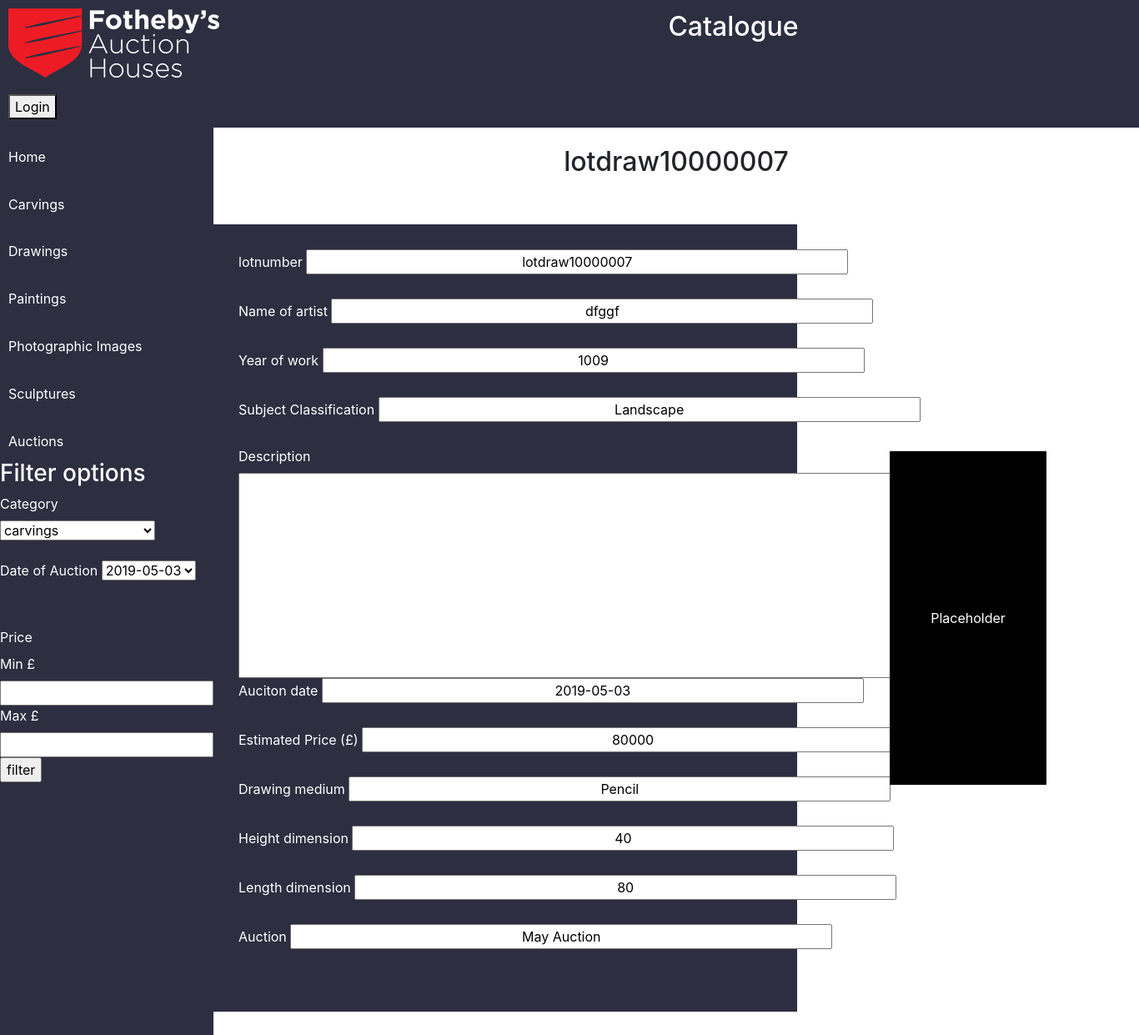
The app's page /default/public/auctionlotshowdraw.php?id=10000007 with its own data.
### tables this page shows
CREATE TABLE `Drawings` (
  `idDrawings` int(11) NOT NULL AUTO_INCREMENT,
  `lotnumber` varchar(8) NOT NULL DEFAULT 'lotdraw',
  `Name_of_artist` varchar(45) DEFAULT NULL,
  `Year_work_produced` varchar(45) DEFAULT NULL,
  `subject_classification` varchar(45) DEFAULT NULL,
  `description` varchar(500) DEFAULT NULL,
  `auction_date` date DEFAULT NULL,
  `estimated_price` varchar(45) DEFAULT NULL,
  `Drawing_medium` varchar(45) DEFAULT NULL,
  `framed` varchar(45) DEFAULT NULL,
  `Height_dimension` varchar(45) DEFAULT NULL,
  `Length_dimension` varchar(45) DEFAULT NULL,
  `Auction` varchar(45) DEFAULT NULL,
  `status` varchar(45) DEFAULT NULL,
  `category` varchar(45) DEFAULT NULL,
  `sold_for` varchar(45) DEFAULT NULL,
  `commision_price` varchar(45) DEFAULT NULL,
  PRIMARY KEY (`idDrawings`,`lotnumber`)
);

### default/public/auctionlotshowdraw.php (the view, shortened to what this page needs)
<?php
require 'headers/publicheader.php';
   $sculpture= $pdo->query('SELECT * FROM Drawings WHERE idDrawings = '. $_GET['id'])->fetch()  ;
?>
<h2><?php echo $sculpture['lotnumber'] .$sculpture['idDrawings']; ?></h2>
<div class="con">
<div class="formadd">
<form action="" method="POST" >
          <label>lotnumber</label>
          <input readonly="readonly"  type="text" name="lotnumber" value="<?php echo $sculpture['lotnumber'].$sculpture['idDrawings']; ?>" /><br /><br />
          <label>Name of artist</label>
          <input readonly="readonly" type="text" name="name_of_artist" value="<?php echo $sculpture['Name_of_artist']; ?>" /><br /><br />
          <label>Year of work</label>
          <input readonly="readonly" type="text" name="year_of_work" value="<?php echo $sculpture['Year_work_produced']; ?>" /><br /><br />
          <label>Subject Classification</label>
          <input readonly="readonly" type="text" name="subject_classification" value="<?php echo $sculpture['subject_classification']; ?>" /><br /><br />
          <label>Description</label>
          <textarea rows="10" cols="80" readonly name="description"> <?php echo $sculpture['description']; ?></textarea>
          <label>Auciton date</label>
          <input readonly="readonly" type="text" name="auction_date" value="<?php echo $sculpture['auction_date']; ?>" /><br /><br />
          <label>Estimated Price (£)</label>
          <input readonly="readonly" type="text" name="estimated_price" value="<?php echo $sculpture['estimated_price']; ?>" /><br /><br />
          <label>Drawing medium</label>
          <input readonly="readonly" type="text" name="material" value="<?php echo $sculpture['Drawing_medium']; ?>" /><br /><br />
          <label>Height dimension</label>
          <input readonly="readonly" type="text" name="height" value="<?php echo $sculpture['Height_dimension']; ?>" /><br /><br />
          <label>Length dimension</label>
          <input readonly="readonly" type="text" name="length" value="<?php echo $sculpture['Length_dimension']; ?>" /><br /><br />
          <label>Auction</label>
          <input readonly="readonly" type="text" name="width" value="<?php echo $sculpture['Auction']; ?>" /><br /><br />
        </form>
      </div>
        <div class="placehold2">
          Placeholder
        </div>
</div>

### default/public/style.css (style rules this page uses)
html,body { height:100%; margin:0; }
body { width: 100%; height: 100%; }
.formadd { background-color: #2d2e40; color: white; width: 700px; padding: 30px; display: flex; margin-right: 10%; }
.formadd input { width: 650px; justify-content: center; text-align: center; }
.con { display: flex; justify-content: center; align-items: center; margin-top: 5%; }
h2 { margin-top: 2%; text-align: center; }
.placehold2 { width:400px; background-color: black; color: white; display: flex; justify-content: center; align-items: center; height: 400px; margin-right: 10%; }

### records on screen
drawings: lotnumber "lotdraw", idDrawings "10000007", lotnumber "lotdraw10000007", name_of_artist "dfggf", year_of_work "1009", subject_classification "Landscape", auction_date "2019-05-03", estimated_price "80000", material "Pencil", height "40", length "80", width "May Auction"

### other values on screen
form field date "2019-05-03"
